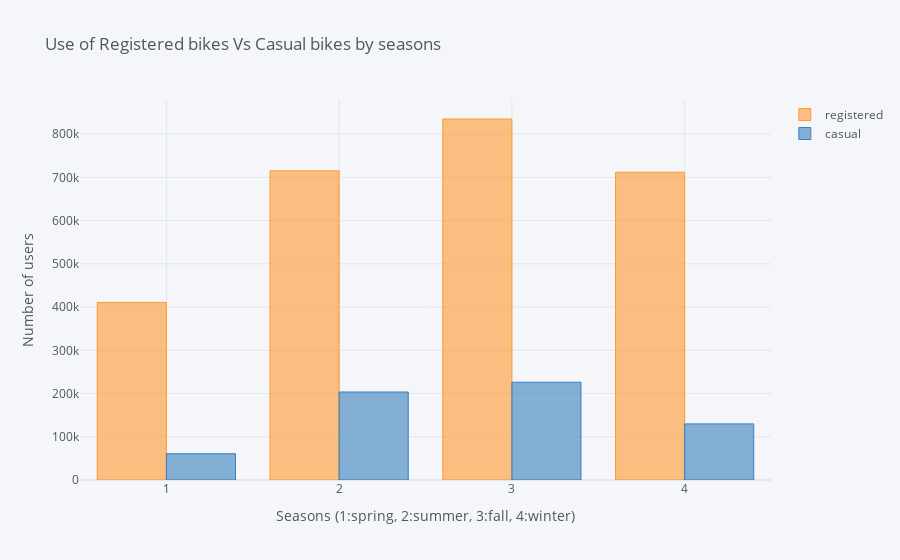

Notebook code for this chart:
### Code cell
bySeason[['registered','casual']].iplot(kind='bar',
                            title='Use of Registered bikes Vs Casual bikes by seasons',         
                            xTitle='Seasons (1:spring, 2:summer, 3:fall, 4:winter)',
                            yTitle='Number of users')

### Figure 1 — Plotly figure (JSON) as saved in the notebook; plotly's stock layout.template omitted (floating-point values rounded to 4 significant figures)
{"data": [{"marker": {"color": "rgba(255, 153, 51, 0.6)", "line": {"color": "rgba(255, 153, 51, 1.0)", "width": 1}}, "name": "registered", "orientation": "v", "text": "", "type": "bar", "x": [1, 2, 3, 4], "y": [410726, 715067, 835038, 711831]}, {"marker": {"color": "rgba(55, 128, 191, 0.6)", "line": {"color": "rgba(55, 128, 191, 1.0)", "width": 1}}, "name": "casual", "orientation": "v", "text": "", "type": "bar", "x": [1, 2, 3, 4], "y": [60622, 203522, 226091, 129782]}], "layout": {"legend": {"bgcolor": "#F5F6F9", "font": {"color": "#4D5663"}}, "paper_bgcolor": "#F5F6F9", "plot_bgcolor": "#F5F6F9", "title": {"font": {"color": "#4D5663"}, "text": "Use of Registered bikes Vs Casual bikes by seasons"}, "xaxis": {"gridcolor": "#E1E5ED", "showgrid": true, "tickfont": {"color": "#4D5663"}, "title": {"font": {"color": "#4D5663"}, "text": "Seasons (1:spring, 2:summer, 3:fall, 4:winter)"}, "zerolinecolor": "#E1E5ED"}, "yaxis": {"gridcolor": "#E1E5ED", "showgrid": true, "tickfont": {"color": "#4D5663"}, "title": {"font": {"color": "#4D5663"}, "text": "Number of users"}, "zerolinecolor": "#E1E5ED"}}}
